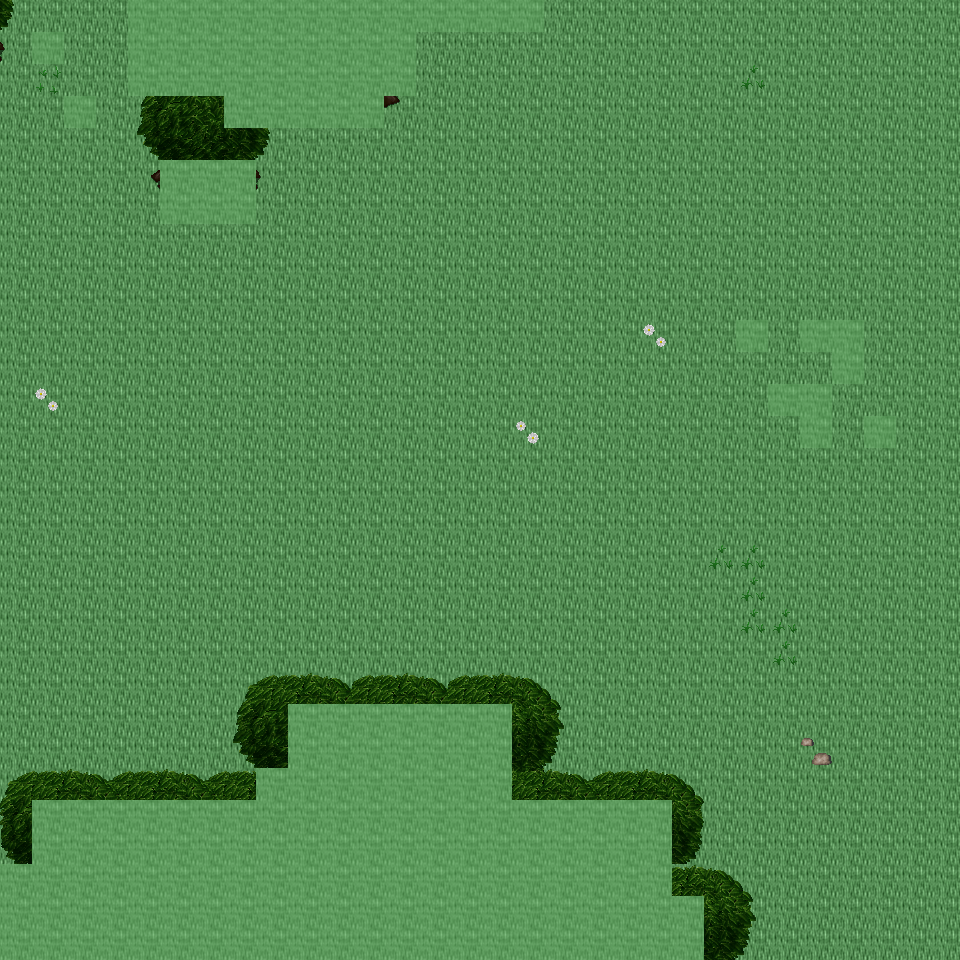

A level layout from a 2D game, rendered from its tile map. Below: a short description, then the map file with tile-grid data replaced by summaries:
An orthogonal 30x30 tile map with 32x32 px tiles, 6 tile layers (Ground, Object, Object2, Above, ...), 32 tilesets and 5 objects (5x mapExit).

<map version="1.0" orientation="orthogonal" renderorder="right-down" width="30" height="30" tilewidth="32" tileheight="32" nextobjectid="6">
  <tileset firstgid="1" name="tileset_ground_ground" tilewidth="32" tileheight="32" tilecount="33" columns="3">
    <image source="../drawable/tileset_ground_ground.png" width="96" height="352" />
  </tileset>
  <tileset firstgid="34" name="tileset_building_decoration_floor_sparkle" tilewidth="32" tileheight="32" tilecount="18" columns="3">
    <image source="../drawable/tileset_building_decoration_floor_sparkle.png" width="96" height="192" />
  </tileset>
  <tileset firstgid="52" name="tileset_ground_ladder_steps" tilewidth="32" tileheight="32" tilecount="6" columns="3">
    <image source="../drawable/tileset_ground_ladder_steps.png" width="96" height="64" />
  </tileset>
  <tileset firstgid="58" name="tileset_plant_flower_daisy_yellow" tilewidth="32" tileheight="32" tilecount="8" columns="2">
    <image source="../drawable/tileset_plant_flower_daisy_yellow.png" width="64" height="128" />
  </tileset>
  <tileset firstgid="66" name="tileset_plant_flower_daisy_white" tilewidth="32" tileheight="32" tilecount="8" columns="2">
    <image source="../drawable/tileset_plant_flower_daisy_white.png" width="64" height="128" />
  </tileset>
  <tileset firstgid="74" name="tileset_plant_grasses" tilewidth="32" tileheight="32" tilecount="6" columns="3">
    <image source="../drawable/tileset_plant_grasses.png" width="96" height="64" />
  </tileset>
  <tileset firstgid="80" name="tileset_item_statue_green_stone" tilewidth="32" tileheight="32" tilecount="12" columns="4">
    <image source="../drawable/tileset_item_statue_green_stone.png" width="128" height="96" />
  </tileset>
  <tileset firstgid="92" name="tileset_plant_flower_daisy_red" tilewidth="32" tileheight="32" tilecount="8" columns="2">
    <image source="../drawable/tileset_plant_flower_daisy_red.png" width="64" height="128" />
  </tileset>
  <tileset firstgid="100" name="tileset_item_statue_skullpedestal" tilewidth="32" tileheight="32" tilecount="2" columns="1">
    <image source="../drawable/tileset_item_statue_skullpedestal.png" width="32" height="64" />
  </tileset>
  <tileset firstgid="102" name="tileset_plant_tree_tree_darkgreen" tilewidth="32" tileheight="32" tilecount="88" columns="8">
    <image source="../drawable/tileset_plant_tree_tree_darkgreen.png" width="256" height="352" />
  </tileset>
  <tileset firstgid="190" name="tileset_item_corpse_skull_pale" tilewidth="32" tileheight="32" tilecount="2" columns="2">
    <image source="../drawable/tileset_item_corpse_skull_pale.png" width="64" height="32" />
  </tileset>
  <tileset firstgid="192" name="tileset_plant_leaves" tilewidth="32" tileheight="32" tilecount="8" columns="4">
    <image source="../drawable/tileset_plant_leaves.png" width="128" height="64" />
  </tileset>
  <tileset firstgid="200" name="tileset_plant_bush_bushes" tilewidth="32" tileheight="32" tilecount="10" columns="5">
    <image source="../drawable/tileset_plant_bush_bushes.png" width="160" height="64" />
  </tileset>
  <tileset firstgid="210" name="tileset_building_decoration_rocks_2" tilewidth="32" tileheight="32" tilecount="2" columns="1">
    <image source="../drawable/tileset_building_decoration_rocks_2.png" width="32" height="64" />
  </tileset>
  <tileset firstgid="212" name="tileset_object_well" tilewidth="32" tileheight="32" tilecount="4" columns="2">
    <image source="../drawable/tileset_object_well.png" width="64" height="64" />
  </tileset>
  <tileset firstgid="216" name="tileset_plant_stump_stump_green" tilewidth="32" tileheight="32" tilecount="4" columns="2">
    <image source="../drawable/tileset_plant_stump_stump_green.png" width="64" height="64" />
  </tileset>
  <tileset firstgid="220" name="tileset_item_statue_green_stone_3" tilewidth="32" tileheight="32" tilecount="3" columns="1">
    <image source="../drawable/tileset_item_statue_green_stone_3.png" width="32" height="96" />
  </tileset>
  <tileset firstgid="223" name="tileset_ground_rock_pebbles" tilewidth="32" tileheight="32" tilecount="3" columns="1">
    <image source="../drawable/tileset_ground_rock_pebbles.png" width="32" height="96" />
  </tileset>
  <tileset firstgid="226" name="tileset_plant_vine" tilewidth="32" tileheight="32" tilecount="3" columns="1">
    <image source="../drawable/tileset_plant_vine.png" width="32" height="96" />
  </tileset>
  <tileset firstgid="229" name="tileset_plant_tree_tree_green" tilewidth="32" tileheight="32" tilecount="88" columns="8">
    <image source="../drawable/tileset_plant_tree_tree_green.png" width="256" height="352" />
  </tileset>
  <tileset firstgid="317" name="tileset_plant_stump_stump_purple" tilewidth="32" tileheight="32" tilecount="4" columns="2">
    <image source="../drawable/tileset_plant_stump_stump_purple.png" width="64" height="64" />
  </tileset>
  <tileset firstgid="321" name="tileset_building_decoration_rocks" tilewidth="32" tileheight="32" tilecount="6" columns="3">
    <image source="../drawable/tileset_building_decoration_rocks.png" width="96" height="64" />
  </tileset>
  <tileset firstgid="327" name="tileset_logic_creature_rodent" tilewidth="32" tileheight="32" tilecount="8" columns="8">
    <image source="../drawable/tileset_logic_creature_rodent.png" width="256" height="32" />
  </tileset>
  <tileset firstgid="335" name="tileset_logic_portal" tilewidth="32" tileheight="32" tilecount="24" columns="8">
    <image source="../drawable/tileset_logic_portal.png" width="256" height="96" />
  </tileset>
  <tileset firstgid="359" name="tileset_logic_creature_animal" tilewidth="32" tileheight="32" tilecount="32" columns="8">
    <image source="../drawable/tileset_logic_creature_animal.png" width="256" height="128" />
  </tileset>
  <tileset firstgid="391" name="tileset_logic_item_sheepfood" tilewidth="32" tileheight="32" tilecount="1" columns="1">
    <image source="../drawable/tileset_logic_item_sheepfood.png" width="32" height="32" />
  </tileset>
  <tileset firstgid="392" name="tileset_logic_item_resources" tilewidth="32" tileheight="32" tilecount="6" columns="6">
    <image source="../drawable/tileset_logic_item_resources.png" width="192" height="32" />
  </tileset>
  <tileset firstgid="398" name="tileset_logic_creature_gargoyle" tilewidth="32" tileheight="32" tilecount="4" columns="4">
    <image source="../drawable/tileset_logic_creature_gargoyle.png" width="128" height="32" />
  </tileset>
  <tileset firstgid="402" name="tileset_logic_collision" tilewidth="32" tileheight="32" tilecount="1" columns="1">
    <image source="../drawable/tileset_logic_collision.png" width="32" height="32" />
  </tileset>
  <tileset firstgid="403" name="tileset_logic_protection" tilewidth="32" tileheight="32" tilecount="2" columns="2">
    <image source="../drawable/tileset_logic_protection.png" width="64" height="32" />
  </tileset>
  <tileset firstgid="405" name="tileset_ground_grass_2" tilewidth="32" tileheight="32" tilecount="21" columns="3">
    <image source="../drawable/tileset_ground_grass_2.png" width="96" height="224" />
  </tileset>
  <tileset firstgid="426" name="tileset_logic_creature_reptile" tilewidth="32" tileheight="32" tilecount="7" columns="7">
    <image source="../drawable/tileset_logic_creature_reptile.png" width="224" height="32" />
  </tileset>
  <layer name="Ground" width="30" height="30">
    <data>[900 cells, 900 non-empty, 1 distinct tile ids]</data>
  </layer>
  <layer name="Object" width="30" height="30">
    <data>[900 cells, 4 non-empty, 3 distinct tile ids]</data>
  </layer>
  <layer name="Object2" width="30" height="30">
    <data>[900 cells, 46 non-empty, 18 distinct tile ids]</data>
  </layer>
  <layer name="Above" width="30" height="30">
    <data>[900 cells, 204 non-empty, 49 distinct tile ids]</data>
  </layer>
  <layer name="Above2" width="30" height="30">
    <data>[900 cells, 0 non-empty, 0 distinct tile ids]</data>
  </layer>
  <layer name="Walkable" width="30" height="30">
    <data>[900 cells, 179 non-empty, 1 distinct tile ids]</data>
  </layer>
  <objectgroup name="MapEvents">
    <object id="1" name="north" type="mapExit" x="0" y="0" width="128" height="32">
      <properties>
        <property name="map" value="level_0_x121_y76" />
        <property name="x" value="0" />
        <property name="y" value="28" />
      </properties>
    </object>
    <object id="2" name="north2" type="mapExit" x="544" y="0" width="416" height="32">
      <properties>
        <property name="map" value="level_0_x121_y76" />
        <property name="x" value="17" />
        <property name="y" value="28" />
      </properties>
    </object>
    <object id="3" name="south" type="mapExit" x="704" y="928" width="256" height="32">
      <properties>
        <property name="map" value="level_0_x121_y78" />
        <property name="x" value="22" />
        <property name="y" value="1" />
      </properties>
    </object>
    <object id="4" name="west" type="mapExit" x="0" y="0" width="32" height="864">
      <properties>
        <property name="map" value="level_0_x120_y77" />
        <property name="x" value="28" />
        <property name="y" value="0" />
      </properties>
    </object>
    <object id="5" name="east" type="mapExit" x="928" y="0" width="32" height="960">
      <properties>
        <property name="map" value="level_0_x122_y77" />
        <property name="x" value="1" />
        <property name="y" value="0" />
      </properties>
    </object>
  </objectgroup>
</map>
